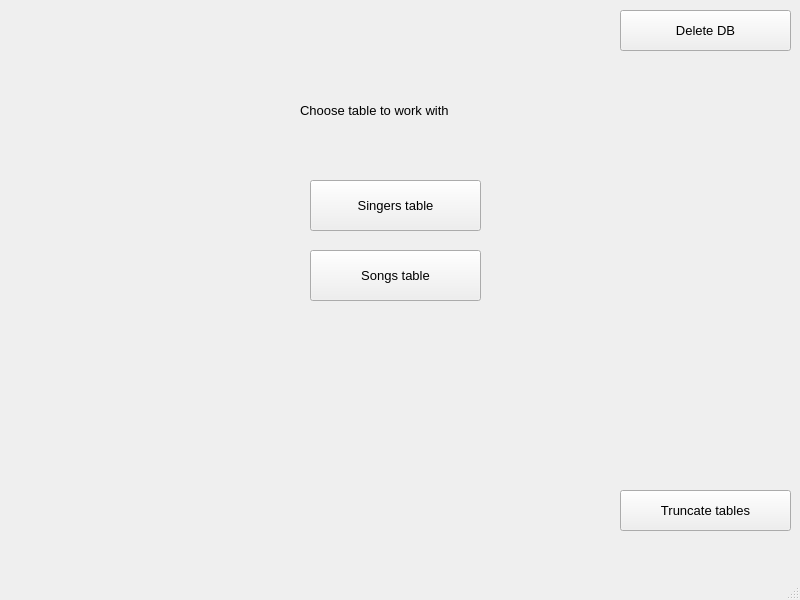
<?xml version="1.0" encoding="UTF-8"?>
<ui version="4.0">
 <class>MainWindow</class>
 <widget class="QMainWindow" name="MainWindow">
  <property name="geometry">
   <rect>
    <x>0</x>
    <y>0</y>
    <width>800</width>
    <height>600</height>
   </rect>
  </property>
  <property name="windowTitle">
   <string>MainWindow</string>
  </property>
  <widget class="QWidget" name="centralwidget">
   <widget class="QPushButton" name="singerButton">
    <property name="geometry">
     <rect>
      <x>310</x>
      <y>180</y>
      <width>171</width>
      <height>51</height>
     </rect>
    </property>
    <property name="font">
     <font>
      <pointsize>10</pointsize>
     </font>
    </property>
    <property name="text">
     <string>Singers table</string>
    </property>
   </widget>
   <widget class="QPushButton" name="songButton">
    <property name="geometry">
     <rect>
      <x>310</x>
      <y>250</y>
      <width>171</width>
      <height>51</height>
     </rect>
    </property>
    <property name="font">
     <font>
      <pointsize>10</pointsize>
     </font>
    </property>
    <property name="text">
     <string>Songs table</string>
    </property>
   </widget>
   <widget class="QPushButton" name="deleteButton">
    <property name="geometry">
     <rect>
      <x>620</x>
      <y>10</y>
      <width>171</width>
      <height>41</height>
     </rect>
    </property>
    <property name="font">
     <font>
      <pointsize>10</pointsize>
     </font>
    </property>
    <property name="text">
     <string>Delete DB</string>
    </property>
   </widget>
   <widget class="QLabel" name="label">
    <property name="geometry">
     <rect>
      <x>300</x>
      <y>90</y>
      <width>201</width>
      <height>41</height>
     </rect>
    </property>
    <property name="font">
     <font>
      <pointsize>10</pointsize>
     </font>
    </property>
    <property name="text">
     <string>Choose table to work with</string>
    </property>
   </widget>
   <widget class="QLabel" name="errorLabel">
    <property name="geometry">
     <rect>
      <x>320</x>
      <y>400</y>
      <width>361</width>
      <height>111</height>
     </rect>
    </property>
    <property name="text">
     <string/>
    </property>
   </widget>
   <widget class="QPushButton" name="truncateButton">
    <property name="geometry">
     <rect>
      <x>620</x>
      <y>490</y>
      <width>171</width>
      <height>41</height>
     </rect>
    </property>
    <property name="font">
     <font>
      <pointsize>10</pointsize>
     </font>
    </property>
    <property name="text">
     <string>Truncate tables</string>
    </property>
   </widget>
  </widget>
  <widget class="QMenuBar" name="menubar">
   <property name="geometry">
    <rect>
     <x>0</x>
     <y>0</y>
     <width>800</width>
     <height>26</height>
    </rect>
   </property>
  </widget>
  <widget class="QStatusBar" name="statusbar"/>
 </widget>
 <resources/>
 <connections/>
</ui>
